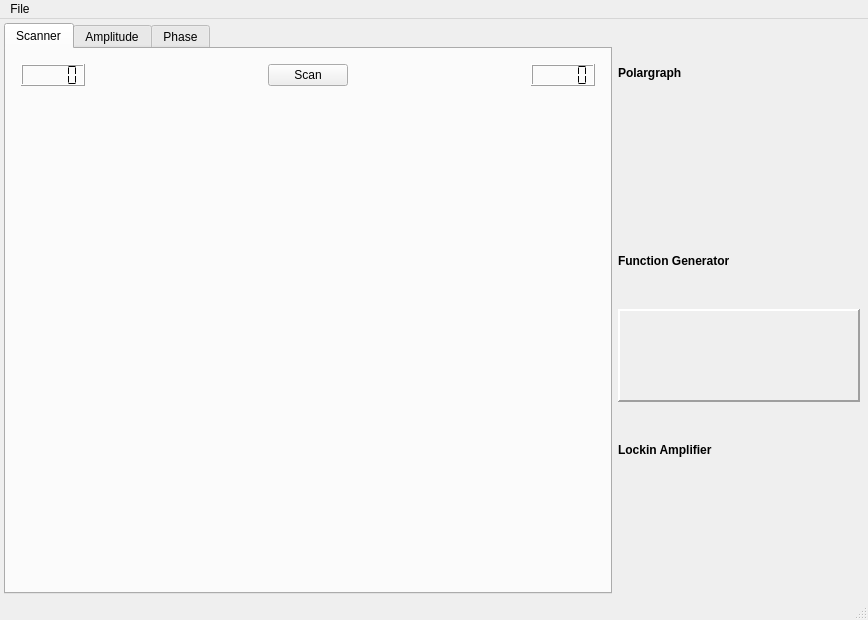
<?xml version="1.0" encoding="UTF-8"?>
<ui version="4.0">
 <class>Qacam</class>
 <widget class="QMainWindow" name="Qacam">
  <property name="geometry">
   <rect>
    <x>0</x>
    <y>0</y>
    <width>868</width>
    <height>620</height>
   </rect>
  </property>
  <property name="windowTitle">
   <string>Scanning Acoustic Camera</string>
  </property>
  <widget class="QWidget" name="centralwidget">
   <layout class="QHBoxLayout" name="horizontalLayout_2">
    <property name="spacing">
     <number>2</number>
    </property>
    <property name="margin">
     <number>4</number>
    </property>
    <item>
     <widget class="QTabWidget" name="tabWidget">
      <property name="currentIndex">
       <number>0</number>
      </property>
      <widget class="QWidget" name="tabScan">
       <attribute name="title">
        <string>Scanner</string>
       </attribute>
       <layout class="QVBoxLayout" name="verticalLayout">
        <property name="spacing">
         <number>2</number>
        </property>
        <property name="margin">
         <number>6</number>
        </property>
        <item>
         <widget class="QWidget" name="scanner" native="true">
          <property name="maximumSize">
           <size>
            <width>16777215</width>
            <height>40</height>
           </size>
          </property>
          <layout class="QHBoxLayout" name="horizontalLayout">
           <item>
            <widget class="QLCDNumber" name="n1">
             <property name="maximumSize">
              <size>
               <width>16777215</width>
               <height>25</height>
              </size>
             </property>
             <property name="font">
              <font>
               <pointsize>11</pointsize>
               <weight>75</weight>
               <bold>true</bold>
              </font>
             </property>
             <property name="frameShadow">
              <enum>QFrame::Raised</enum>
             </property>
             <property name="segmentStyle">
              <enum>QLCDNumber::Flat</enum>
             </property>
            </widget>
           </item>
           <item>
            <spacer name="horizontalSpacer">
             <property name="orientation">
              <enum>Qt::Horizontal</enum>
             </property>
             <property name="sizeHint" stdset="0">
              <size>
               <width>197</width>
               <height>19</height>
              </size>
             </property>
            </spacer>
           </item>
           <item>
            <widget class="QPushButton" name="scan">
             <property name="text">
              <string>Scan</string>
             </property>
            </widget>
           </item>
           <item>
            <spacer name="horizontalSpacer_2">
             <property name="orientation">
              <enum>Qt::Horizontal</enum>
             </property>
             <property name="sizeHint" stdset="0">
              <size>
               <width>196</width>
               <height>19</height>
              </size>
             </property>
            </spacer>
           </item>
           <item>
            <widget class="QLCDNumber" name="n2">
             <property name="maximumSize">
              <size>
               <width>16777215</width>
               <height>25</height>
              </size>
             </property>
             <property name="font">
              <font>
               <pointsize>11</pointsize>
               <weight>50</weight>
               <bold>false</bold>
              </font>
             </property>
             <property name="segmentStyle">
              <enum>QLCDNumber::Flat</enum>
             </property>
            </widget>
           </item>
          </layout>
         </widget>
        </item>
        <item>
         <widget class="PlotWidget" name="plot" native="true"/>
        </item>
       </layout>
      </widget>
      <widget class="QWidget" name="tabAmplitude">
       <attribute name="title">
        <string>Amplitude</string>
       </attribute>
       <layout class="QVBoxLayout" name="verticalLayout_2">
        <item>
         <widget class="PlotWidget" name="plotAmplitude" native="true"/>
        </item>
       </layout>
      </widget>
      <widget class="QWidget" name="tabPhase">
       <attribute name="title">
        <string>Phase</string>
       </attribute>
       <layout class="QVBoxLayout" name="verticalLayout_3">
        <item>
         <widget class="PlotWidget" name="plotPhase" native="true"/>
        </item>
       </layout>
      </widget>
     </widget>
    </item>
    <item>
     <widget class="QWidget" name="controlWidget" native="true">
      <property name="minimumSize">
       <size>
        <width>250</width>
        <height>0</height>
       </size>
      </property>
      <property name="maximumSize">
       <size>
        <width>300</width>
        <height>16777215</height>
       </size>
      </property>
      <layout class="QVBoxLayout" name="verticalLayout_5">
       <property name="spacing">
        <number>2</number>
       </property>
       <property name="margin">
        <number>4</number>
       </property>
       <item>
        <widget class="QLabel" name="labelPolargraph">
         <property name="font">
          <font>
           <weight>75</weight>
           <bold>true</bold>
          </font>
         </property>
         <property name="text">
          <string>Polargraph</string>
         </property>
        </widget>
       </item>
       <item>
        <widget class="QPolargraphSettings" name="polargraph" native="true"/>
       </item>
       <item>
        <widget class="QLabel" name="labelFunctionGenerator">
         <property name="font">
          <font>
           <weight>75</weight>
           <bold>true</bold>
          </font>
         </property>
         <property name="text">
          <string>Function Generator</string>
         </property>
        </widget>
       </item>
       <item>
        <widget class="QFrame" name="frameFunctionGenerator">
         <property name="frameShape">
          <enum>QFrame::Panel</enum>
         </property>
         <property name="frameShadow">
          <enum>QFrame::Raised</enum>
         </property>
         <property name="lineWidth">
          <number>2</number>
         </property>
         <layout class="QVBoxLayout" name="verticalLayout_4">
          <property name="spacing">
           <number>0</number>
          </property>
          <property name="margin">
           <number>0</number>
          </property>
          <item>
           <widget class="QDS345Settings" name="functionGenerator" native="true"/>
          </item>
         </layout>
        </widget>
       </item>
       <item>
        <widget class="QLabel" name="labelLockin">
         <property name="font">
          <font>
           <weight>75</weight>
           <bold>true</bold>
          </font>
         </property>
         <property name="text">
          <string>Lockin Amplifier</string>
         </property>
        </widget>
       </item>
       <item>
        <widget class="QSR830Settings" name="lockin" native="true">
         <property name="minimumSize">
          <size>
           <width>100</width>
           <height>0</height>
          </size>
         </property>
        </widget>
       </item>
      </layout>
     </widget>
    </item>
   </layout>
  </widget>
  <widget class="QMenuBar" name="menubar">
   <property name="geometry">
    <rect>
     <x>0</x>
     <y>0</y>
     <width>868</width>
     <height>25</height>
    </rect>
   </property>
   <widget class="QMenu" name="menuFile">
    <property name="title">
     <string>File</string>
    </property>
    <addaction name="actionSaveSettings"/>
    <addaction name="actionSaveHologram"/>
    <addaction name="actionQuit"/>
   </widget>
   <addaction name="menuFile"/>
  </widget>
  <widget class="QStatusBar" name="statusbar"/>
  <action name="actionSaveSettings">
   <property name="text">
    <string>Save Settings</string>
   </property>
   <property name="statusTip">
    <string>Save Instrument Settings</string>
   </property>
   <property name="shortcut">
    <string>Meta+T</string>
   </property>
  </action>
  <action name="actionSaveHologram">
   <property name="text">
    <string>Save Hologram ...</string>
   </property>
   <property name="statusTip">
    <string>Save Hologram</string>
   </property>
   <property name="shortcut">
    <string>Meta+S</string>
   </property>
   <property name="autoRepeat">
    <bool>false</bool>
   </property>
  </action>
  <action name="actionQuit">
   <property name="text">
    <string>&amp;Quit</string>
   </property>
  </action>
 </widget>
 <customwidgets>
  <customwidget>
   <class>QSR830Settings</class>
   <extends>QWidget</extends>
   <header>QSR830</header>
   <container>1</container>
  </customwidget>
  <customwidget>
   <class>QPolargraphSettings</class>
   <extends>QWidget</extends>
   <header>QPolargraph</header>
   <container>1</container>
  </customwidget>
  <customwidget>
   <class>PlotWidget</class>
   <extends>QWidget</extends>
   <header>pyqtgraph</header>
   <container>1</container>
  </customwidget>
  <customwidget>
   <class>QDS345Settings</class>
   <extends>QWidget</extends>
   <header>QDS345</header>
   <container>1</container>
  </customwidget>
 </customwidgets>
 <resources/>
 <connections>
  <connection>
   <sender>actionQuit</sender>
   <signal>triggered()</signal>
   <receiver>Qacam</receiver>
   <slot>close()</slot>
   <hints>
    <hint type="sourcelabel">
     <x>-1</x>
     <y>-1</y>
    </hint>
    <hint type="destinationlabel">
     <x>433</x>
     <y>309</y>
    </hint>
   </hints>
  </connection>
 </connections>
</ui>
